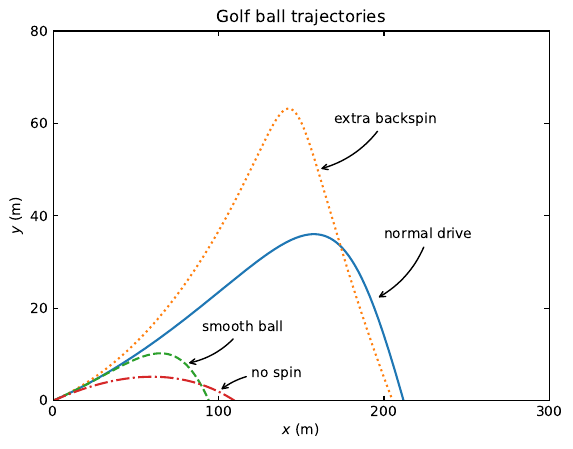

The script that saved this image:
import numpy as np
import matplotlib.pyplot as plt

rho = 1.225
radius = 0.02133 # radius of a golf ball
A = np.pi * radius**2
m = 0.04593 # mass of golf ball
g = 9.8

def Fdrag(vx, vy):
    v = np.sqrt(vx**2 + vy**2)
    if v <= 14:
        C = 1
    else:
        C = 14/v
    theta = np.arctan2(vy, vx)
    res = -0.5*C*rho*A*v**2 * np.array([np.cos(theta), np.sin(theta)])
    return res
x0 = 0
y0 = 0
v0 = 70
theta0 = 9/180*np.pi
vx0 = v0 * np.cos(theta0)
vy0 = v0 * np.sin(theta0)
dt = 0.01

# Normal drive

x = [x0]
y = [y0]
vx = vx0
vy = vy0

while y[-1] >= 0:
    x += [ x[-1] + vx*dt ]
    y += [ y[-1] + vy*dt ]
    vx1 = vx + Fdrag(vx, vy)[0]/m*dt - 0.25*vy*dt
    vy1 = vy + Fdrag(vx, vy)[1]/m*dt + 0.25*vx*dt - g*dt
    vx, vy = vx1, vy1

plt.plot(x, y)

# Extra backspin

x = [x0]
y = [y0]
vx = vx0
vy = vy0

while y[-1] >= 0:
    x += [ x[-1] + vx*dt ]
    y += [ y[-1] + vy*dt ]
    vx1 = vx + Fdrag(vx, vy)[0]/m*dt - 1.5*0.25*vy*dt
    vy1 = vy + Fdrag(vx, vy)[1]/m*dt + 1.5*0.25*vx*dt - g*dt
    vx, vy = vx1, vy1

plt.plot(x, y ,':')

# smooth ball

def FdragSmooth(vx, vy):
    v = np.sqrt(vx**2 + vy**2)
    C = 1
    theta = np.arctan2(vy, vx)
    res = -0.5*C*rho*A*v**2 * np.array([np.cos(theta), np.sin(theta)])
    return res

x = [x0]
y = [y0]
vx = vx0
vy = vy0

while y[-1] >= 0:
    x += [ x[-1] + vx*dt ]
    y += [ y[-1] + vy*dt ]
    vx1 = vx + FdragSmooth(vx, vy)[0]/m*dt - 0.25*vy*dt
    vy1 = vy + FdragSmooth(vx, vy)[1]/m*dt + 0.25*vx*dt - g*dt
    vx, vy = vx1, vy1

plt.plot(x, y, '--')

# No spin

x = [x0]
y = [y0]
vx = vx0
vy = vy0

while y[-1] >= 0:
    x += [ x[-1] + vx*dt ]
    y += [ y[-1] + vy*dt ]
    vx1 = vx + Fdrag(vx, vy)[0]/m*dt 
    vy1 = vy + Fdrag(vx, vy)[1]/m*dt - g*dt
    vx, vy = vx1, vy1

plt.plot(x, y, '-.')
plt.ylim([0,80])
plt.xlim([0,300])
plt.tick_params(direction = 'in', top = True, right = True)
plt.xlabel('$x$ (m)')
plt.ylabel('$y$ (m)')
plt.xticks([0, 100, 200, 300])
plt.yticks([0, 20, 40, 60, 80])
plt.title("Golf ball trajectories")

plt.annotate("extra backspin", xy = (160, 50), xytext = (170, 60), arrowprops = dict(arrowstyle = '->', connectionstyle = "arc3,rad=-.2"))
plt.annotate("normal drive", xy = (195, 22), xytext = (200, 35), arrowprops = dict(arrowstyle = '->', connectionstyle = "arc3,rad=-.2"))
plt.annotate("smooth ball", xy = (80, 8), xytext = (90, 15), arrowprops = dict(arrowstyle = '->', connectionstyle = "arc3,rad=-.2"))
plt.annotate("no spin", xy = (100, 2), xytext = (120, 5), arrowprops = dict(arrowstyle = '->', connectionstyle = "arc3,rad=.2"))

plt.savefig("Figure2.13.pdf", bbox_inches = "tight")

plt.show()
